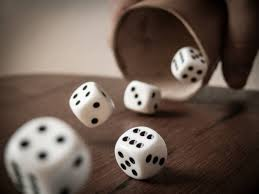
#> input picture Computer vision/lista 1/a.jfif, 259 x 194 px, found by its file name
$ python lista-4.py
#> lines starting #> are read from the running program, lines starting #| are printed output that depends on the picture
import cv2
import numpy as np
import matplotlib.pyplot as plt
from matplotlib.widgets import Slider, RadioButtons

def salt_and_pepper_noise(image, amount):
    noisy_image = np.copy(image)
    # Salt
    num_salt = np.ceil(amount * image.size * 0.5)
    coords = [np.random.randint(0, i - 1, int(num_salt)) for i in image.shape]
    noisy_image[coords[0], coords[1], :] = (255, 255, 255)

    # Pepper
    num_pepper = np.ceil(amount * image.size * 0.5)
    coords = [np.random.randint(0, i - 1, int(num_pepper)) for i in image.shape]
    noisy_image[coords[0], coords[1], :] = (0, 0, 0)

    return noisy_image

def gaussian_noise(image, sigma):
    row, col, ch = image.shape
    mean = 0
    gauss = np.random.normal(mean, sigma, (row, col, ch))
    noisy = image.astype(np.float32) + gauss
    return np.clip(noisy, 0, 255).astype(np.uint8)


image_path = r'Computer vision\lista 1\a.jfif'
original_image = cv2.imread(image_path)
#> original_image is the input picture: shape (194, 259, 3); mean B, G, R 80.8, 90.6, 106.3


original_image_rgb = cv2.cvtColor(original_image, cv2.COLOR_BGR2RGB)

# Create the figure and subplots
fig, (ax1, ax2, ax3) = plt.subplots(1, 3, figsize=(18, 6))
plt.subplots_adjust(left=0.25, bottom=0.35)

ax1.set_title('Oryginalny obraz')
ax1.imshow(original_image_rgb)
ax1.axis('off')

ax2.set_title('Zaszumiony obraz')
im_noisy = ax2.imshow(original_image_rgb)
ax2.axis('off')

ax3.set_title('Odszumiony obraz')
im_denoised = ax3.imshow(original_image_rgb)
ax3.axis('off')

# Radio buttons for noise type
ax_noise_radio = plt.axes([0.05, 0.7, 0.15, 0.15])
radio_noise = RadioButtons(ax_noise_radio, ('Sól i pieprz', 'Gaussowski'))

# Radio buttons for filter type
ax_filter_radio = plt.axes([0.05, 0.5, 0.15, 0.15])
radio_filter = RadioButtons(ax_filter_radio, ('Gaussowski', 'Medianowy'))

# Sliders
ax_sp_intensity = plt.axes([0.25, 0.20, 0.65, 0.03])
slider_sp_intensity = Slider(ax_sp_intensity, 'Intensywność (Sól i pieprz)', 0.0, 1.0, valinit=0.05)

ax_gauss_sigma = plt.axes([0.25, 0.15, 0.65, 0.03])
slider_gauss_sigma = Slider(ax_gauss_sigma, 'Sigma (Gauss)', 0, 100, valinit=20)

ax_gauss_kernel = plt.axes([0.25, 0.10, 0.65, 0.03])
slider_gauss_kernel = Slider(ax_gauss_kernel, 'Rozmiar jądra (Gauss)', 1, 31, valinit=5, valstep=2)

ax_median_kernel = plt.axes([0.25, 0.05, 0.65, 0.03])
slider_median_kernel = Slider(ax_median_kernel, 'Rozmiar jądra (Medianowy)', 1, 31, valinit=5, valstep=2)

def update(val):
    # --- Apply Noise ---
    noise_type = radio_noise.value_selected
    if noise_type == 'Sól i pieprz':
        intensity = slider_sp_intensity.val
        noisy_image = salt_and_pepper_noise(original_image_rgb, intensity)
#> in salt_and_pepper_noise, `noisy_image[coords[0], coords[1], :] = (0, 0, 0)`:
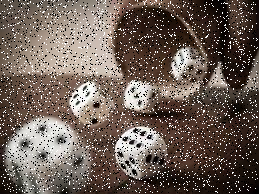
#> noisy_image: shape (194, 259, 3); mean R, G, B 108.6, 95.1, 86.7
    else: # Gaussian
        sigma = slider_gauss_sigma.val
        noisy_image = gaussian_noise(original_image_rgb, sigma)
    im_noisy.set_data(noisy_image)


    filter_type = radio_filter.value_selected
    if filter_type == 'Gaussowski':
        kernel_size = int(slider_gauss_kernel.val)
        denoised_image = cv2.GaussianBlur(noisy_image, (kernel_size, kernel_size), 0)
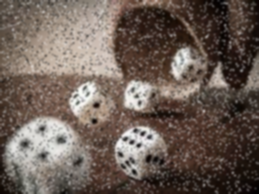
#> denoised_image: shape (194, 259, 3); mean R, G, B 108.7, 95.1, 86.7
    else: # Median
        kernel_size = int(slider_median_kernel.val)
        if kernel_size % 2 == 0:
            kernel_size += 1
        denoised_image = cv2.medianBlur(noisy_image, kernel_size)

    im_denoised.set_data(denoised_image)
    fig.canvas.draw_idle()

    slider_sp_intensity.on_changed(update)
    slider_gauss_sigma.on_changed(update)
    slider_gauss_kernel.on_changed(update)
    slider_median_kernel.on_changed(update)
    radio_noise.on_clicked(update)
    radio_filter.on_clicked(update)

update(None)

plt.show()
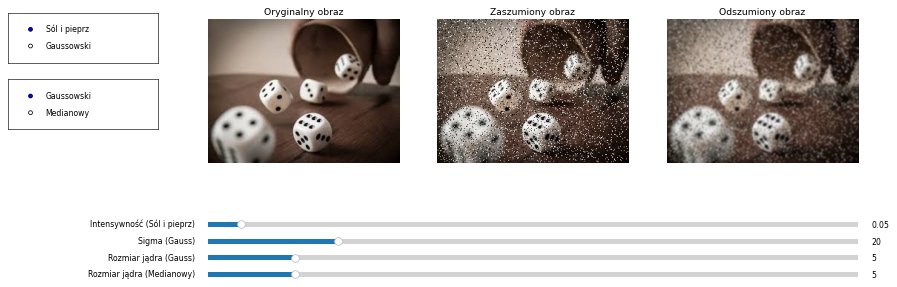
#> figure drawn by matplotlib, 9 panels
